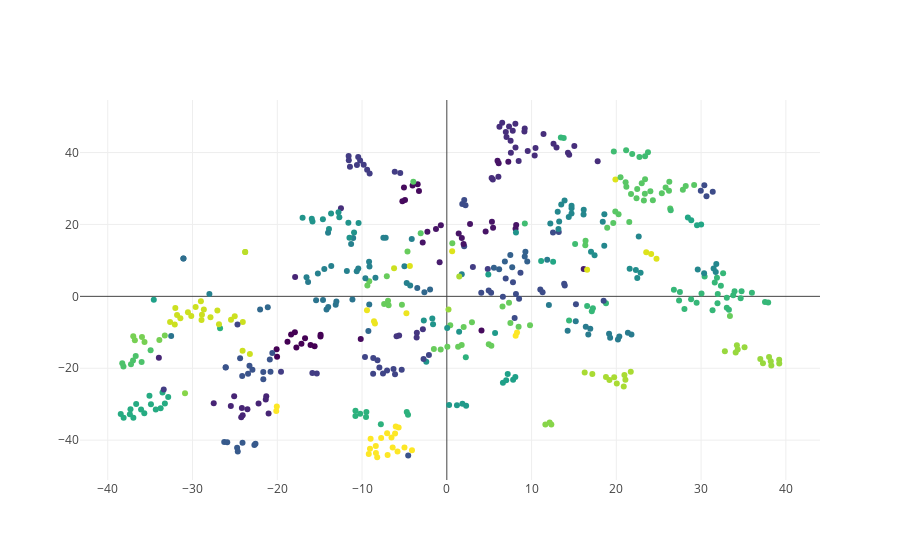

Notebook source saved alongside this figure:
### Markdown cell above
Figura 4. tSNE bidimensional para as misturas de tópicos com perplexities de 2, 15, 50, 100

### Code cell
plotTSNE(x2,y2,c,N)

### Figure 1 — Plotly figure (JSON) as saved in the notebook; plotly's stock layout.template omitted (floating-point values rounded to 4 significant figures; data arrays with more than 128 entries replaced by an {"elided": "..."} marker saying what was removed)
{"data": [{"hoverinfo": "text", "marker": {"color": {"elided": "500 float values"}, "colorscale": "Viridis"}, "mode": "markers", "showlegend": false, "text": {"elided": "500 str values"}, "type": "scatter", "uid": "14a1edda-251b-49a9-96c9-d0aea9833589", "x": {"elided": "500 float values"}, "y": {"elided": "500 float values"}}], "layout": {}}
